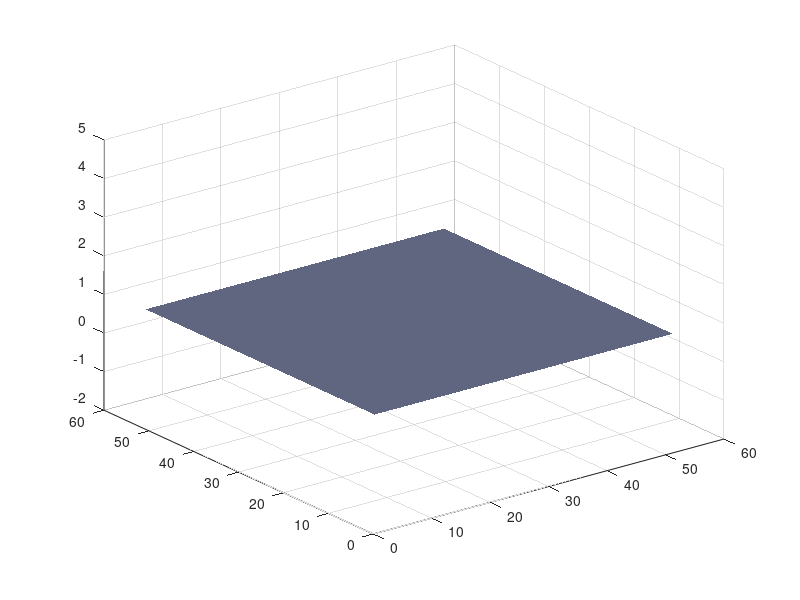

Source code (MATLAB): (Note: this script raises an error after producing the figure.)
clf;
clear all; % xóa cmd
% tạo kích cỡ đồ thị
n = 50;
dt = 0.01;
dx = 1;
dy = 1;
g = 9.8;
 
U = ones(n+2,n+2); 
F = zeros(n+2,n+2);
G = zeros(n+2,n+2);
% vẽ cột sóng ở thời điểm ban đầu 
grid = surf(U);
colormap('bone');
shading interp;
zlim([-2 5]);
caxis([-2 5]);
alpha 0.7;
axis([1 n 1 n -5 5]);
colorbar;
hold all;
% tạo cột sóng mẫu
[x,y] = meshgrid( linspace(-5,5,10) ); % vẽ đồ thị hàm 2 biến f(x,y)
R = sqrt(x.^2 + y.^2);
Z = 5*(sin(R)./R);
Z = max(Z,0);
Z(1:2,:) = 0;
Z(9:10,:) = 0;
% đặt cột sóng ở các vị trí i và j 
w = size(Z,1);
i = 10:w+9;
j = 20:w+19;
U(i,j) = U(i,j) + Z;
%i = 20:w+19;
%j = 40:w+39;
%U(i,j) = U(i,j) + Z;
% tạo các ma trận để tính toán 
Ux = zeros(n+1,n+1); 
Uy = zeros(n+1,n+1);
Fx = zeros(n+1,n+1); 
Fy = zeros(n+1,n+1);
Gx = zeros(n+1,n+1);
Gy = zeros(n+1,n+1);
figure(1);
[x, y] = meshgrid(linspace(0,1,n+2),linspace(0,1,n+2));

while 1==1
 
 % redraw the mesh
 subplot(1,2,1);
 surf(x, y, U);
 zlim([-2 5]);
 caxis([-2 5]);
 shading interp; 
 colormap('bone');
 alpha 0.7;

 subplot(1,2,2);
 surf(x, y, U);
 caxis([-2 5])
 view(0,90);
 shading flat;
 colormap('bone');
 alpha 0.7;
 
 drawnow;
 
 %tính giá trị biên
 U(:,1) = U(:,2); 
 U(:,n+2) = U(:,n+1); 
 U(1,:) = U(2,:); 
 U(n+2,:) = U(n+1,:); 
 
 % sóng phản xạ khi tiếp xúc với biên theo x
 F(1,:) = -F(2,:);
 F(n+2,:) = -F(n+1,:);
 
 % sóng phản xạ khi tiếp xúc với biên theo y
 G(:,1) = -G(:,2);
 G(:,n+2) = -G(:,n+1);
 
 
 % bước 1 
 i = 1:n+1;
 j = 1:n+1;
 
 % chiều cao
 Ux(i,j) = (U(i+1,j+1)+U(i,j+1))/2 - dt/(2*dx)*(F(i+1,j+1)-F(i,j+1)); 
 Uy(i,j) = (U(i+1,j+1)+U(i+1,j))/2 - dt/(2*dy)*(G(i+1,j+1)-G(i+1,j));
 
 % hướng di chuyển theo x
 Fx(i,j) = (F(i+1,j+1)+F(i,j+1))/2 - dt/(2*dx)*( F(i+1,j+1).^2./U(i+1,j+1)...
           - F(i,j+1).^2./U(i,j+1) + g/2*U(i+1,j+1).^2 - g/2*U(i,j+1).^2 );
 
 Fy(i,j) = (F(i+1,j+1)+F(i+1,j))/2 - ...
 dt/(2*dy)*( (G(i+1,j+1).*F(i+1,j+1)./U(i+1,j+1)) - (G(i+1,j).*F(i+1,j)./U(i+1,j)) );
 
 % hướng di chuyển theo y
 Gx(i,j) = (G(i+1,j+1)+G(i,j+1))/2 - ...
 dt/(2*dx)*((F(i+1,j+1).*G(i+1,j+1)./U(i+1,j+1)) - ...
 (F(i,j+1).*G(i,j+1)./U(i,j+1)));
 
 Gy(i,j) = (G(i+1,j+1)+G(i+1,j))/2 - ...
 dt/(2*dy)*((G(i+1,j+1).^2./U(i+1,j+1) + g/2*U(i+1,j+1).^2) - ...
 (G(i+1,j).^2./U(i+1,j) + g/2*U(i+1,j).^2));
 
 % bước 2 
 i = 2:n+1;
 j = 2:n+1;
 
 % tính chiều cao 
 U(i,j) = U(i,j) - (dt/dx)*(Fx(i,j-1)-Fx(i-1,j-1)) - (dt/dy)*(Gy(i-1,j)-Gy(i-1,j-1));
 % hướng di chuyển theo x
 F(i,j) = F(i,j) - (dt/dx)*((Fx(i,j-1).^2./Ux(i,j-1) + g/2*Ux(i,j-1).^2) - ...
 (Fx(i-1,j-1).^2./Ux(i-1,j-1) + g/2*Ux(i-1,j-1).^2)) ...
 - (dt/dy)*((Gy(i-1,j).*Fy(i-1,j)./Uy(i-1,j)) - (Gy(i-1,j-1).*Fy(i-1,j-1)./Uy(i-1,j-1)));
 % hướng di chuyển theo y
 G(i,j) = G(i,j) - (dt/dx)*((Fx(i,j-1).*Gx(i,j-1)./Ux(i,j-1)) - ...
 (Fx(i-1,j-1).*Gx(i-1,j-1)./Ux(i-1,j-1))) ...
 - (dt/dy)*((Gy(i-1,j).^2./Uy(i-1,j) + g/2*Uy(i-1,j).^2) - ...
 (Gy(i-1,j-1).^2./Uy(i-1,j-1) + g/2*Uy(i-1,j-1).^2));
 
end